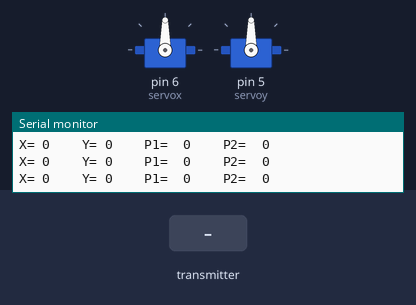
A sketch run on a simulated Arduino Uno, built with avr-gcc and run on an emulated ATmega328P. Parts: 2 × servo, the last lines printed to the serial monitor. Inputs (shaded band) come from the test bench. No radio packets arrive unless stated.

Above: at 1.2 s.
1.3 s: the transmitter starts sending value = 256
At 1.9 s:
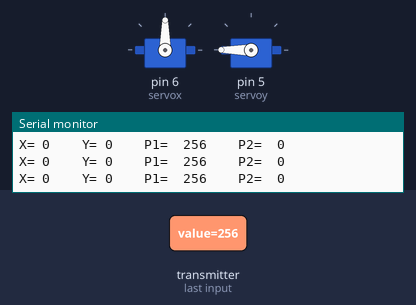
2.8 s: the transmitter starts sending value1 = 256
At 4.0 s:
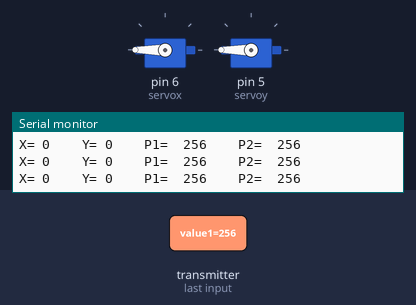
4.3 s: the transmitter starts sending value = 0
At 5.2 s:
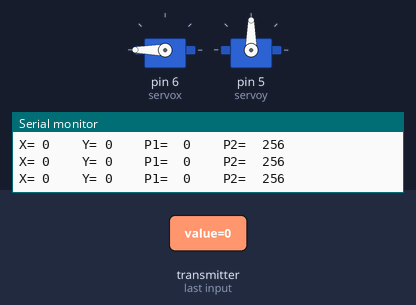
Timing chart, 0 to 7.3 s (numbered marks = the images above; inputs shaded):
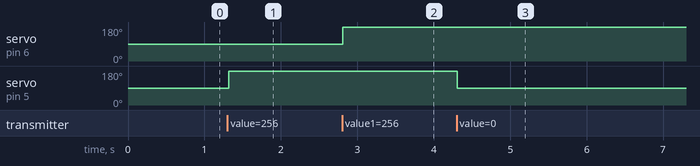

The sketch:

SERVO_RECIVER.ino
```cpp
#include <SPI.h>
#include <nRF24L01.h>
#include <RF24.h>

#include <Servo.h>
Servo servox;
Servo servoy;

const uint64_t pipeIn = 0xE8E8F0F0E1LL;

RF24 radio(9, 10);


struct MyData {
  byte X;
  byte Y;
  int value;
  int value1;
};

MyData data;

void setup()
{
  Serial.begin(9600);

  servox.attach(6);
  servoy.attach(5);

  radio.begin();
  radio.setAutoAck(false);
  radio.setDataRate(RF24_250KBPS);
  radio.openReadingPipe(1, pipeIn);
  radio.startListening();

}

void recvData()
{
  if ( radio.available() ) {
    radio.read(&data, sizeof(MyData));

/*
    if (data.Y < 80) { //Reverse
      servoy.write(90);
    }

    if (data.Y > 145) {//forward
      servoy.write(180);
    }

    if (data.X > 155) {//right
      servox.write(180);
    }

    if (data.X < 80) {//left
      servox.write(90);
    }

    if (data.X > 100 && data.X < 170 && data.Y > 80 && data.Y < 130) { //stop
      servox.write(0);
      servoy.write(0);
    }
*/

    if (data.value < 80) { //Reverse
      servoy.write(90);
    }

    if (data.value > 145) {//forward
      servoy.write(180);
    }

    if (data.value1 > 155) {//right
      servox.write(180);
    }

    if (data.value1 < 80) {//left
      servox.write(90);
    }

    if (data.value > 100 && data.value < 170 && data.value1 > 80 && data.value1 < 130) { //stop
      servox.write(0);
      servoy.write(0);
    }

  }
}

void loop()
{
  recvData();
  Serial.print("X= ");
  Serial.print(data.X);
  Serial.print("    ");
  Serial.print("Y= ");
  Serial.print(data.Y);
  Serial.print("    ");
  Serial.print("P1=  ");
  Serial.print(data.value);
  Serial.print("    ");
  Serial.print("P2=  ");
  Serial.print(data.value1);
  Serial.print("\n");
}
```

Measured:
- after the input at 1.3 s, servo on pin 5 (servoy): 90° → 180° at once
- after the input at 2.8 s, servo on pin 6 (servox): 90° → 180° at once
- after the input at 4.3 s, servo on pin 5 (servoy): 180° → 90° at once
